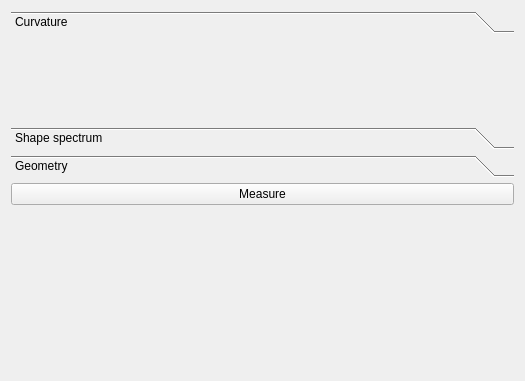
<?xml version="1.0" encoding="UTF-8"?>
<ui version="4.0">
 <class>Form</class>
 <widget class="QWidget" name="Form">
  <property name="geometry">
   <rect>
    <x>0</x>
    <y>0</y>
    <width>525</width>
    <height>381</height>
   </rect>
  </property>
  <property name="windowTitle">
   <string>Form</string>
  </property>
  <layout class="QGridLayout" name="gridLayout">
   <item row="0" column="0">
    <widget class="QToolBox" name="toolBox">
     <property name="currentIndex">
      <number>0</number>
     </property>
     <widget class="QWidget" name="page_curvature">
      <property name="geometry">
       <rect>
        <x>0</x>
        <y>0</y>
        <width>507</width>
        <height>80</height>
       </rect>
      </property>
      <attribute name="label">
       <string>Curvature</string>
      </attribute>
      <layout class="QGridLayout" name="gridLayout_2">
       <item row="0" column="0">
        <widget class="QWidget" name="placeholder_curv" native="true"/>
       </item>
      </layout>
     </widget>
     <widget class="QWidget" name="page_power_spectrum">
      <property name="geometry">
       <rect>
        <x>0</x>
        <y>0</y>
        <width>507</width>
        <height>80</height>
       </rect>
      </property>
      <attribute name="label">
       <string>Shape spectrum</string>
      </attribute>
      <layout class="QGridLayout" name="gridLayout_3">
       <item row="0" column="0">
        <widget class="QWidget" name="widget_2" native="true"/>
       </item>
      </layout>
     </widget>
     <widget class="QWidget" name="page_geometry">
      <attribute name="label">
       <string>Geometry</string>
      </attribute>
      <layout class="QGridLayout" name="gridLayout_4">
       <item row="0" column="0">
        <widget class="QWidget" name="widget_3" native="true"/>
       </item>
      </layout>
     </widget>
    </widget>
   </item>
   <item row="1" column="0">
    <widget class="QPushButton" name="button_run_measurement">
     <property name="text">
      <string>Measure</string>
     </property>
    </widget>
   </item>
   <item row="2" column="0">
    <spacer name="verticalSpacer">
     <property name="orientation">
      <enum>Qt::Vertical</enum>
     </property>
     <property name="sizeHint" stdset="0">
      <size>
       <width>20</width>
       <height>40</height>
      </size>
     </property>
    </spacer>
   </item>
  </layout>
 </widget>
 <resources/>
 <connections/>
</ui>
